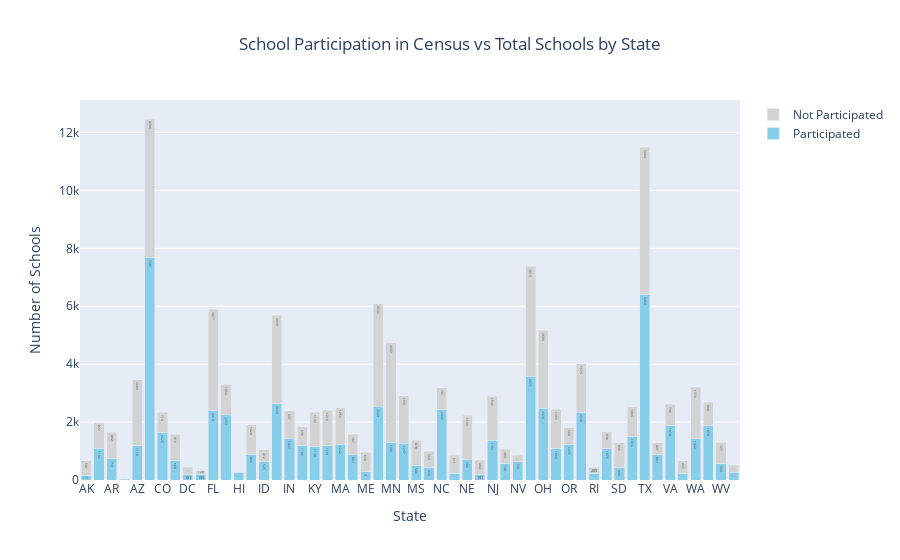

The notebook cell this image was saved under:
### Markdown cell above
School participation by state vs overall state school count

### Code cell
import plotly.graph_objects as go


x_axis = filter_merge_df['census_state'] 


fig = go.Figure()


fig.add_trace(go.Bar(
    x=x_axis,
    y=filter_merge_df['census_schools'],
    name='Participated',
    marker_color='skyblue',
    text=filter_merge_df['census_schools'],
    textposition='inside'
))


fig.add_trace(go.Bar(
    x=x_axis,
    y=filter_merge_df['num_schools'] - filter_merge_df['census_schools'],
    name='Not Participated',
    marker_color='lightgray',
    text=(filter_merge_df['num_schools'] - filter_merge_df['census_schools']),
    textposition='inside'
))


fig.update_layout(
    title='School Participation in Census vs Total Schools by State',
    xaxis_title='State',
    yaxis_title='Number of Schools',
    barmode='stack',
    title_x=0.5,
    font=dict(size=12)
)

fig.show()

### Figure 1 — Plotly figure (JSON) as saved in the notebook; plotly's stock layout.template omitted (floating-point values rounded to 4 significant figures)
{"data": [{"marker": {"color": "skyblue"}, "name": "Participated", "text": [171.0, 1102.0, 754.0, 36.0, 1179.0, 7681.0, 1625.0, 660.0, 181.0, 195.0, 2413.0, 2252.0, 272.0, 886.0, 625.0, 2629.0, 1447.0, 1196.0, 1148.0, 1191.0, 1242.0, 869.0, 308.0, 2549.0, 1301.0, 1247.0, 500.0, 434.0, 2432.0, 236.0, 702.0, 191.0, 1361.0, 581.0, 631.0, 3571.0, 2474.0, 1083.0, 1235.0, 2348.0, 235.0, 1075.0, 445.0, 1516.0, 6400.0, 869.0, 1878.0, 222.0, 1432.0, 1870.0, 580.0, 271.0], "textposition": "inside", "type": "bar", "x": ["AK", "AL", "AR", "AS", "AZ", "CA", "CO", "CT", "DC", "DE", "FL", "GA", "HI", "IA", "ID", "IL", "IN", "KS", "KY", "LA", "MA", "MD", "ME", "MI", "MN", "MO", "MS", "MT", "NC", "ND", "NE", "NH", "NJ", "NM", "NV", "NY", "OH", "OK", "OR", "PA", "RI", "SC", "SD", "TN", "TX", "UT", "VA", "VT", "WA", "WI", "WV", "WY"], "y": [171.0, 1102.0, 754.0, 36.0, 1179.0, 7681.0, 1625.0, 660.0, 181.0, 195.0, 2413.0, 2252.0, 272.0, 886.0, 625.0, 2629.0, 1447.0, 1196.0, 1148.0, 1191.0, 1242.0, 869.0, 308.0, 2549.0, 1301.0, 1247.0, 500.0, 434.0, 2432.0, 236.0, 702.0, 191.0, 1361.0, 581.0, 631.0, 3571.0, 2474.0, 1083.0, 1235.0, 2348.0, 235.0, 1075.0, 445.0, 1516.0, 6400.0, 869.0, 1878.0, 222.0, 1432.0, 1870.0, 580.0, 271.0]}, {"marker": {"color": "lightgray"}, "name": "Not Participated", "text": [501.0, 872.0, 892.0, -2.0, 2286.0, 4786.0, 719.0, 912.0, 265.0, 128.0, 3477.0, 1054.0, 0.0, 1024.0, 412.0, 3056.0, 937.0, 636.0, 1192.0, 1216.0, 1250.0, 707.0, 650.0, 3532.0, 3437.0, 1661.0, 878.0, 563.0, 761.0, 611.0, 1533.0, 484.0, 1540.0, 483.0, 232.0, 3813.0, 2693.0, 1365.0, 568.0, 1673.0, 205.0, 598.0, 836.0, 1006.0, 5084.0, 421.0, 746.0, 437.0, 1773.0, 808.0, 727.0, 245.0], "textposition": "inside", "type": "bar", "x": ["AK", "AL", "AR", "AS", "AZ", "CA", "CO", "CT", "DC", "DE", "FL", "GA", "HI", "IA", "ID", "IL", "IN", "KS", "KY", "LA", "MA", "MD", "ME", "MI", "MN", "MO", "MS", "MT", "NC", "ND", "NE", "NH", "NJ", "NM", "NV", "NY", "OH", "OK", "OR", "PA", "RI", "SC", "SD", "TN", "TX", "UT", "VA", "VT", "WA", "WI", "WV", "WY"], "y": [501.0, 872.0, 892.0, -2.0, 2286.0, 4786.0, 719.0, 912.0, 265.0, 128.0, 3477.0, 1054.0, 0.0, 1024.0, 412.0, 3056.0, 937.0, 636.0, 1192.0, 1216.0, 1250.0, 707.0, 650.0, 3532.0, 3437.0, 1661.0, 878.0, 563.0, 761.0, 611.0, 1533.0, 484.0, 1540.0, 483.0, 232.0, 3813.0, 2693.0, 1365.0, 568.0, 1673.0, 205.0, 598.0, 836.0, 1006.0, 5084.0, 421.0, 746.0, 437.0, 1773.0, 808.0, 727.0, 245.0]}], "layout": {"barmode": "stack", "font": {"size": 12}, "title": {"text": "School Participation in Census vs Total Schools by State", "x": 0.5}, "xaxis": {"title": {"text": "State"}}, "yaxis": {"title": {"text": "Number of Schools"}}}}
